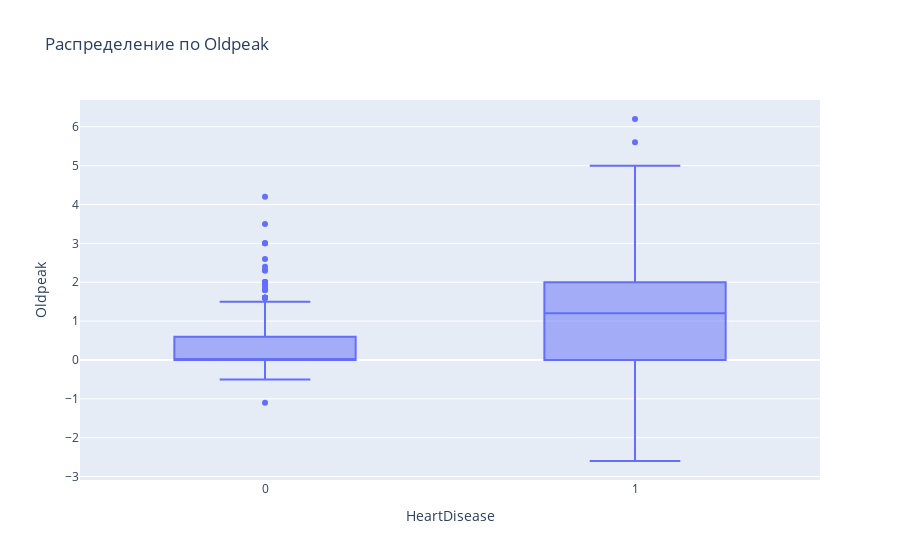

The cell this chart's notebook holds for it:
### Markdown cell above
### Распределение по Oldpeak

### Code cell
fig = px.box(df,y="Oldpeak",x="HeartDisease",title=f"Распределение по Oldpeak")
fig.show()

### Figure 1 — Plotly figure (JSON) as saved in the notebook; plotly's stock layout.template omitted (floating-point values rounded to 4 significant figures; data arrays with more than 128 entries replaced by an {"elided": "..."} marker saying what was removed)
{"data": [{"alignmentgroup": "True", "hovertemplate": "HeartDisease=%{x}<br>Oldpeak=%{y}<extra></extra>", "legendgroup": "", "marker": {"color": "#636efa"}, "name": "", "notched": false, "offsetgroup": "", "orientation": "v", "showlegend": false, "type": "box", "x": {"elided": "918 int values"}, "x0": " ", "xaxis": "x", "y": {"elided": "918 float values"}, "y0": " ", "yaxis": "y"}], "layout": {"boxmode": "group", "legend": {"tracegroupgap": 0}, "title": {"text": "Распределение по Oldpeak"}, "xaxis": {"anchor": "y", "domain": [0, 1], "title": {"text": "HeartDisease"}}, "yaxis": {"anchor": "x", "domain": [0, 1], "title": {"text": "Oldpeak"}}}}
